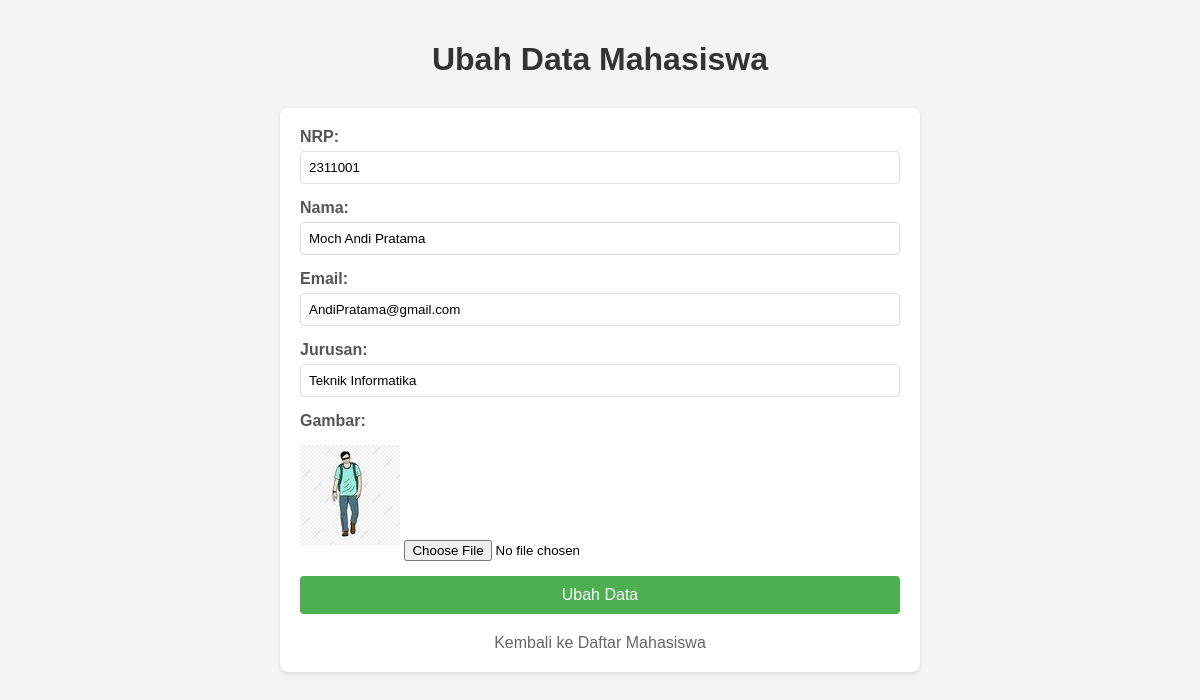
The app's page /ubah.php?id=1 (signed in) with its own data.
### tables this page shows
CREATE TABLE `mahasiswa` (
  `id` int(11) NOT NULL,
  `nama` varchar(100) NOT NULL,
  `nrp` varchar(10) NOT NULL,
  `email` varchar(100) NOT NULL,
  `jurusan` varchar(100) NOT NULL,
  `gambar` varchar(100) NOT NULL
);

### functions.php (called while the page is built, shortened)
<?php
$conn = mysqli_connect("localhost", "root", "", "phpdasar");
function query($query) {
    global $conn;
    $result = mysqli_query($conn, $query);
    $rows = [];
    while ($row = mysqli_fetch_assoc($result)) {
        $rows[] = $row;
    }
    return $rows;
}
?>

### ubah.php (the view, shortened to what this page needs)
<?php
require 'functions.php';
$id = $_GET["id"];
$mhs = query("SELECT * FROM mahasiswa WHERE id = $id")[0];
?>
<!DOCTYPE html>
<html lang="id">
<head>
</head>
<body>
    <h1>Ubah Data Mahasiswa</h1>
    <div class="container">
        <form action="" method="post" enctype="multipart/form-data">
            <div class="form-group">
                <label for="nrp">NRP:</label>
                <input type="text" name="nrp" id="nrp" required
                       value="<?= $mhs["nrp"]; ?>">
            </div>
            <div class="form-group">
                <label for="nama">Nama:</label>
                <input type="text" name="nama" id="nama" required
                       value="<?= $mhs["nama"]; ?>">
            </div>
            <div class="form-group">
                <label for="email">Email:</label>
                <input type="email" name="email" id="email" required
                       value="<?= $mhs["email"]; ?>">
            </div>
            <div class="form-group">
                <label for="jurusan">Jurusan:</label>
                <input type="text" name="jurusan" id="jurusan" required
                       value="<?= $mhs["jurusan"]; ?>">
            </div>
            <div class="form-group">
                <label for="gambar">Gambar:</label>
                <img src="img/<?= $mhs['gambar']; ?>" class="img-preview">
                <input type="file" name="gambar" id="gambar">
            </div>
            <button type="submit" name="submit">Ubah Data</button>
        </form>
        <a href="index.php" class="kembali">Kembali ke Daftar Mahasiswa</a>
    </div>
</body>
</html>

### ubah.php (style rules this page uses)
body { font-family: Arial, sans-serif; margin: 0; padding: 20px; background-color: #f4f4f4; }
h1 { text-align: center; color: #333; margin-bottom: 30px; }
.container { max-width: 600px; margin: 0 auto; background-color: white; padding: 20px; border-radius: 8px; box-shadow: 0 2px 4px rgba(0, 0, 0, 0.1); }
.form-group { margin-bottom: 15px; }
label { display: block; margin-bottom: 5px; color: #555; font-weight: bold; }
input[type="text"], input[type="email"] { width: 100%; padding: 8px; border: 1px solid #ddd; border-radius: 4px; box-sizing: border-box; }
input[type="file"] { margin-top: 5px; }
.img-preview { max-width: 100px; margin: 10px 0; }
button { background-color: #4CAF50; color: white; padding: 10px 20px; border: none; border-radius: 4px; cursor: pointer; width: 100%; font-size: 16px; }
.kembali { display: block; text-align: center; margin-top: 20px; color: #666; text-decoration: none; }

### records on screen
mahasiswa: nrp "2311001", nama "Moch Andi Pratama", email "AndiPratama@gmail.com", jurusan "Teknik Informatika", gambar (picture)
